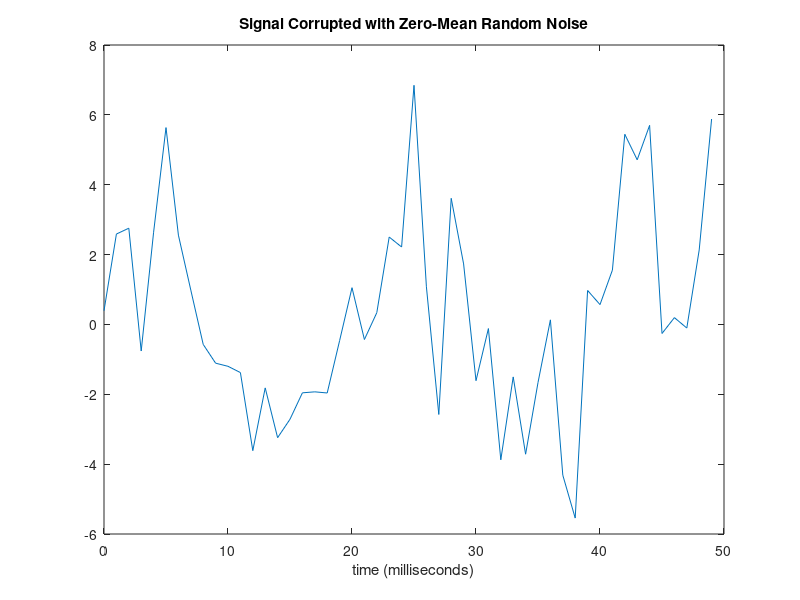
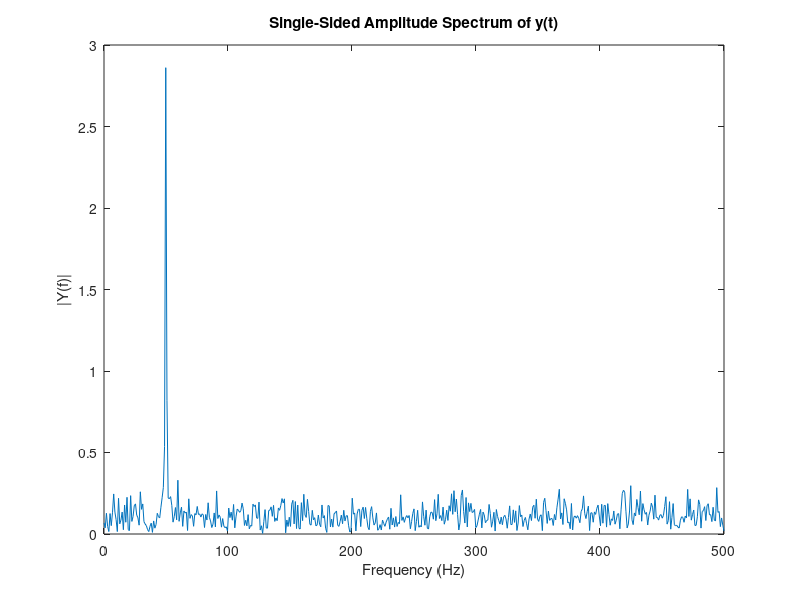
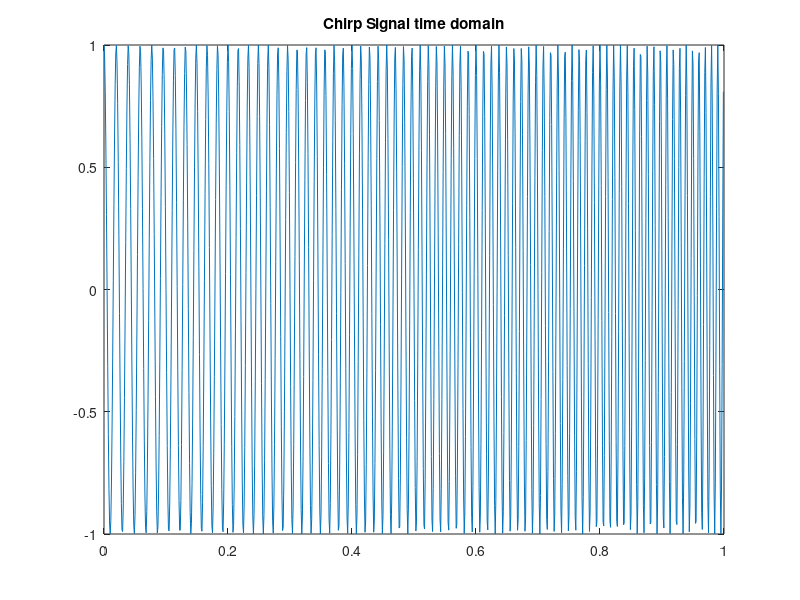
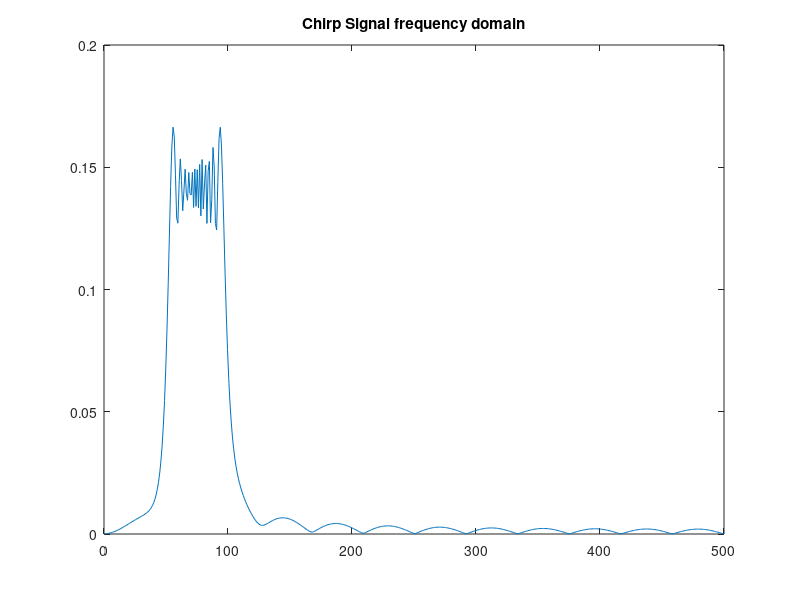

Source code (MATLAB) for these figures, in order:
% A common use of Fourier transforms is to find the frequency 
% components of a signal buried in a noisy time domain signal. 
% Consider data sampled at 1000 Hz. Form a signal containing a 
% 50 Hz sinusoid of amplitude 0.7 and 120 Hz sinusoid of amplitude 
% 1 and corrupt it with some zero-mean random noise:

% chirp
Fs=1000;
L=1000;
t=[0:1:L-1]*1e-3;
f0=50; f1=100;
y1=chirp(t,f0,1,f1);

p21=figure(21);
plot(t,y1)
title('Chirp Signal time domain')

NFFT = 2^nextpow2(L); % Next power of 2 from length of y
Y1 = fft(y1,NFFT)/L;
f = Fs/2*linspace(0,1,NFFT/2+1);

p22=figure(22);
% Plot single-sided amplitude spectrum.
plot(f,2*abs(Y1(1:NFFT/2+1))) 
title('Chirp Signal frequency domain')




Fs = 1000;                    % Sampling frequency
T = 1/Fs;                     % Sample time
L = 1000;                     % Length of signal
t = (0:L-1)*T;                % Time vector
% Sum of a 50 Hz sinusoid and a 120 Hz sinusoid

x = 3*sin(2*pi*50*t);% + sin(2*pi*120*t); 
y = x + 2*randn(size(t));     % Sinusoids plus noise

p1=figure(1);
plot(Fs*t(1:50),y(1:50))
title('Signal Corrupted with Zero-Mean Random Noise')
xlabel('time (milliseconds)')

% It is difficult to identify the frequency components by looking 
% at the original signal. Converting to the frequency domain, the 
% discrete Fourier transform of the noisy signal y is found by 
% taking the fast Fourier transform (FFT):

NFFT = 2^nextpow2(L); % Next power of 2 from length of y
Y = fft(y,NFFT)/L;
f = Fs/2*linspace(0,1,NFFT/2+1);

p2=figure(2);
% Plot single-sided amplitude spectrum.
plot(f,2*abs(Y(1:NFFT/2+1))) 
title('Single-Sided Amplitude Spectrum of y(t)')
xlabel('Frequency (Hz)')
ylabel('|Y(f)|')
